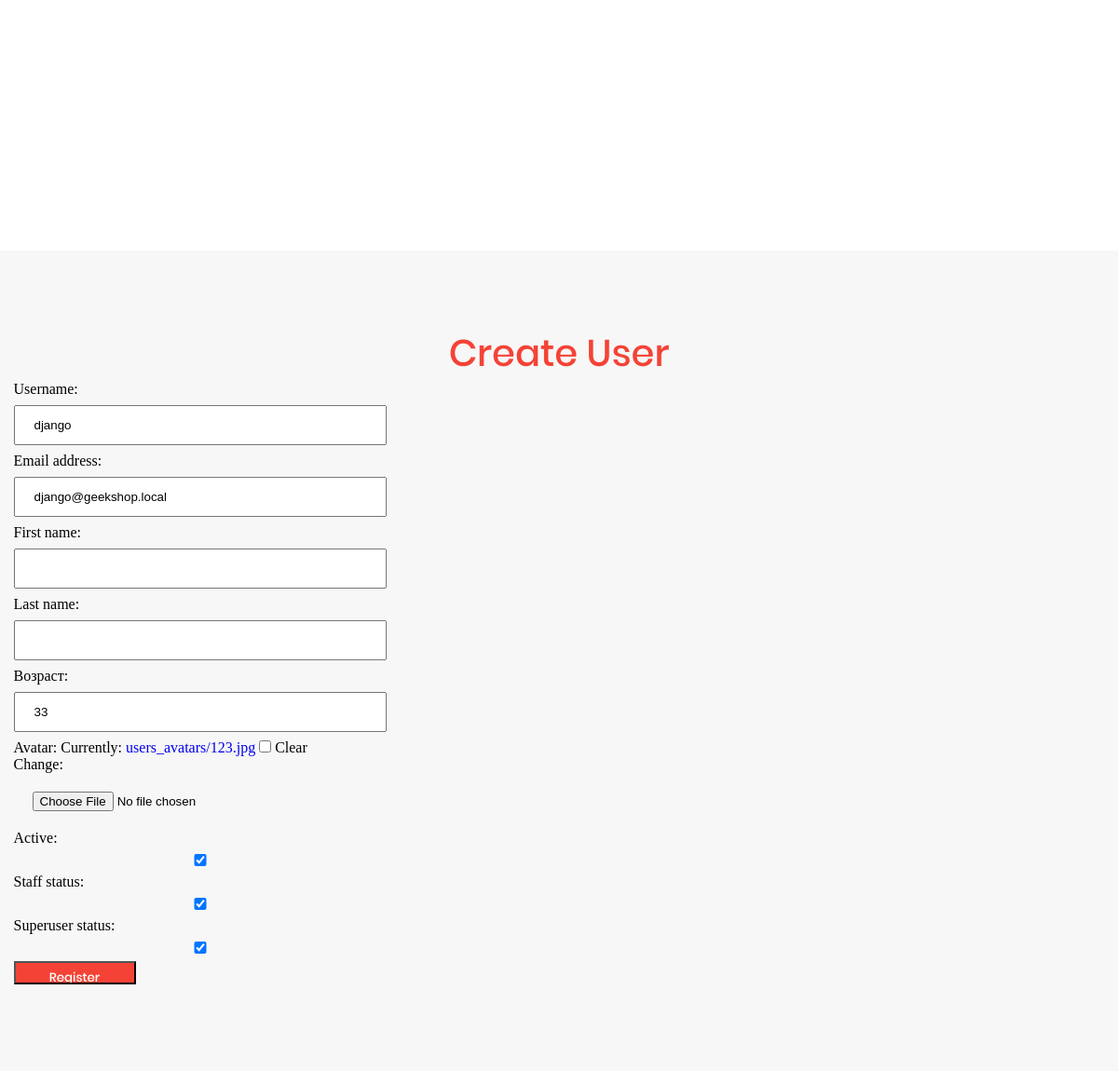
The app's page /my_admin/update_user/1/ with its own data.
### authapp/models.py (models this page shows, shortened)
class GameUser(AbstractUser):
    avatar = models.ImageField(upload_to='users_avatars', blank=True)
    age = models.PositiveSmallIntegerField(verbose_name='возраст', default=0)

### adminapp/views.py (the view)
# urls.py: path('update_user/<int:pk>/', adminapp.views.UserUpdateView.as_view(), name='update_user'),
class UserUpdateView(UpdateView, MethodSuperusers):
    model = GameUser
    success_url = reverse_lazy('my_admin:index')
    form_class = AdminGameUserUpdateForm

### adminapp/forms.py
class AdminGameUserUpdateForm(UserChangeForm):
    class Meta:
        model = GameUser
        fields = ('username', 'password', 'email', 'first_name', 'last_name', 'age', 'avatar', 'is_active', 'is_staff',
                  'is_superuser')
    def __init__(self, *args, **kwargs):
        super().__init__(*args, **kwargs)
        for field_name, field in self.fields.items():
            if field_name == 'password':
                field.widget = HiddenInput()
            else:
                field.widget.attrs['class'] = f'form-control {field_name}'
                field.help_text = ''

### authapp/templates/authapp/gameuser_form.html (shortened to what this page needs)
{% extends 'adminapp/base.html' %}
{% load staticfiles %}
{% block content %}
    <div class="block block_empty"></div>
    <div class="block bgg">
       <div class="center center1 "><h2 class="h2">Create User</h2>
           <div class="div_login_form">
               <form class="login_form" method="POST" enctype="multipart/form-data">
                   {{ form.as_p }}
                   <input class="button_red" type="submit" value="Register">
                </form>
           </div>
       </div>
   </div>
{% endblock %}

### static/style/style.css (style rules this page uses)
* { margin: 0; padding: 0; }
a { text-decoration: none; }
html, body { min-width: 640px; height: 100%; margin: auto 0; }
.center { max-width: 1171px; width: 100%; margin: 0 auto; }
.block { padding-top: 80px; padding-bottom: 80px; }
.block_empty { height: 109px; }
.h2 { color: #F44336; font-size: 40px; text-align: center; font-family: Poppins-Medium; font-weight: 450 }
.bgg { background-color: #F7F7F7; }
.button_red { display: block; background-color: #F44336; height: 25px; width: 131px; text-align: center; color: #FFFFFF; font-family: Poppins-Medium; padding-top:6px; margin-bottom: 13px; }
.div_login_form { display: flex; flex-direction:column; }
.login_form { width:400px; }
.form-control { width: 100%; padding: 12px 20px; margin: 8px 0; box-sizing: border-box; }

### records on screen
GameUser: username "django", email "django@geekshop.local", age "33", is_active "☑", is_staff "☑", is_superuser "☑"
